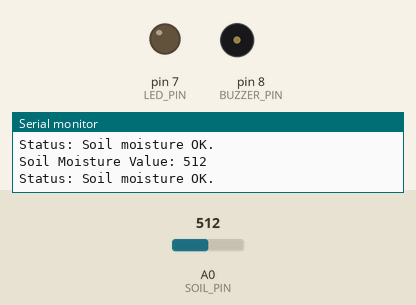
Recording of a sketch running on a simulated Arduino Uno, built with avr-gcc and run on an emulated ATmega328P. Parts: output pins drawn as LEDs (lit = HIGH), buzzer (waves = sounding), the last lines printed to the serial monitor. Inputs (shaded band) come from the test bench; at power-on: A0 (SOIL_PIN) = 512.

Above: at 2.8 s.
2.9 s: A0 (SOIL_PIN) set to 583
5.6 s: A0 (SOIL_PIN) set to 615
At 7.0 s:
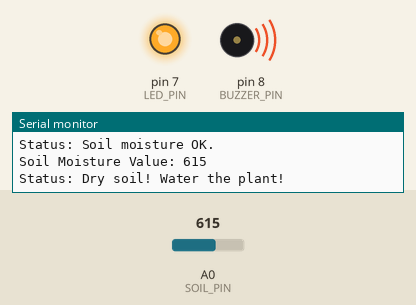
8.3 s: A0 (SOIL_PIN) set to 590
At 11.2 s:
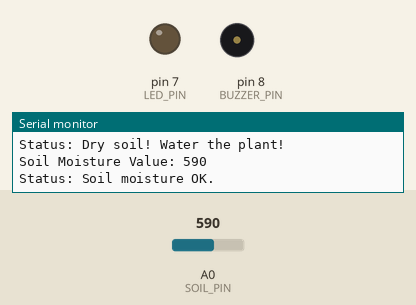
11.5 s: A0 (SOIL_PIN) set to 610
At 12.8 s:
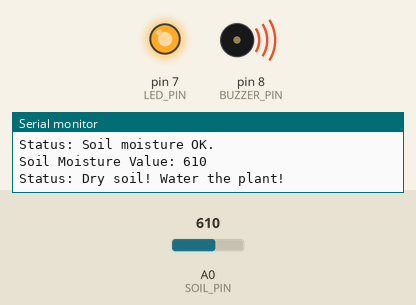
Timing chart, 0 to 14.5 s (numbered marks = the images above; inputs shaded):
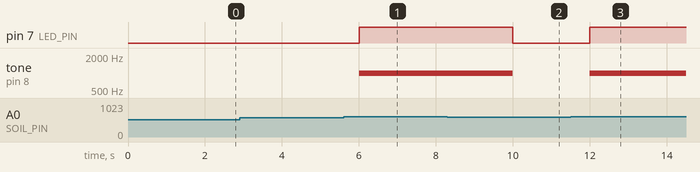

The sketch:

soilmoisturemonitor.ino
```cpp
#define SOIL_PIN A0     // Analog pin connected to soil sensor
#define LED_PIN 7       // LED indicator pin
#define BUZZER_PIN 8    // Buzzer pin

int soilValue = 0;      // Variable to store soil sensor value
int dryThreshold = 600; // Adjust this based on calibration (0–1023)

void setup() {
  Serial.begin(9600);
  pinMode(LED_PIN, OUTPUT);
  pinMode(BUZZER_PIN, OUTPUT);
  pinMode(SOIL_PIN, INPUT);
}

void loop() {
  soilValue = analogRead(SOIL_PIN);
  Serial.print("Soil Moisture Value: ");
  Serial.println(soilValue);

  if (soilValue > dryThreshold) {
    // Soil is dry — turn on alert
    digitalWrite(LED_PIN, HIGH);
    tone(BUZZER_PIN, 1000); // Buzz at 1kHz
    Serial.println("Status: Dry soil! Water the plant!");
  } else {
    // Soil is moist — turn off alert
    digitalWrite(LED_PIN, LOW);
    noTone(BUZZER_PIN);
    Serial.println("Status: Soil moisture OK.");
  }

  delay(2000); // Update every 2 seconds
}
```

Measured:
- the behaviour switches between 600 and 601 on A0 (SOIL_PIN) (found by bisection; images 0 and 1)
- after the input at 5.6 s, pin 7 (LED_PIN): LOW → HIGH after 0.40 s; tone on pin 8 (BUZZER_PIN): silent → 1000 Hz after 0.40 s
- after the input at 8.3 s, pin 7 (LED_PIN): HIGH → LOW after 1.7 s; tone on pin 8 (BUZZER_PIN): 1000 Hz → silent after 1.7 s
- after the input at 11.5 s, pin 7 (LED_PIN): LOW → HIGH after 0.50 s; tone on pin 8 (BUZZER_PIN): silent → 1000 Hz after 0.50 s
